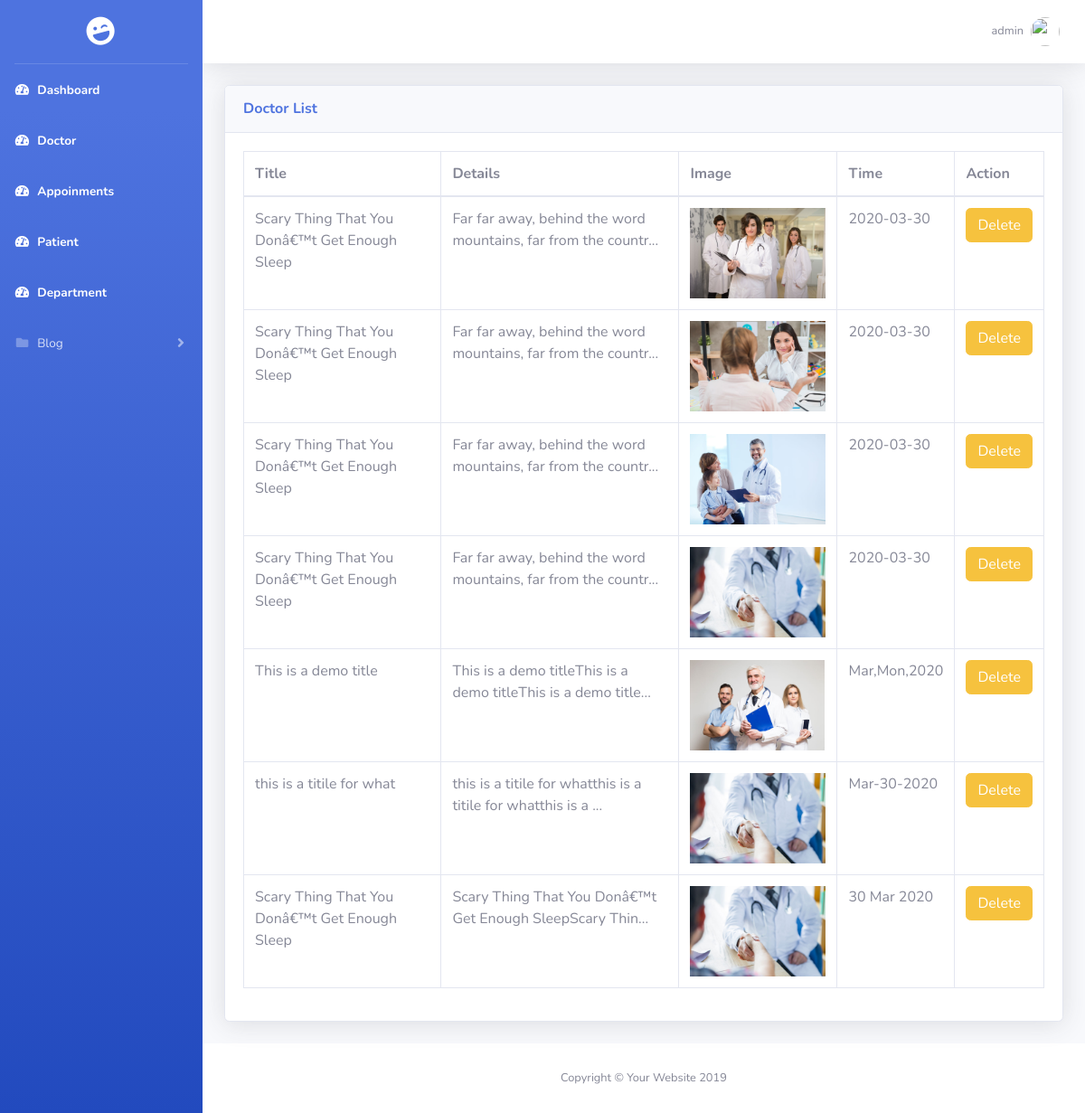
Page /dashboard/showblog.php (signed in) on the committed database.
### tables this page shows
CREATE TABLE `blog` (
  `id` int(11) NOT NULL,
  `title` varchar(100) NOT NULL,
  `details` text NOT NULL,
  `image` varchar(100) NOT NULL,
  `time` varchar(20) NOT NULL
);

### dashboard/showblog.php (the view, shortened to what this page needs)
<?php include "part/header.php"; ?>
<div class="container-fluid">
  <div class="card shadow mb-4">
            <div class="card-header py-3">
              <h6 class="m-0 font-weight-bold text-primary">Doctor List</h6>
            </div>
            <div class="card-body">
              <div class="table-responsive">
                <table class="table table-bordered" id="dataTable" width="100%" cellspacing="0">
                  <thead>
                    <tr>
                      <th>Title</th>
                      <th>Details</th>
                      <th>Image</th>
                      <th>Time</th>
                      <th>Action</th>
                    </tr>
                  </thead>
                  <tbody>
     <?php
     $query = "SELECT * FROM blog";
     $qres = mysqli_query($conn, $query);
     if($qres){
         while($res = $qres->fetch_assoc()){ ?>
                    <tr>
                      <td><?php echo $res['title'] ?></td>
                      <td><?php echo substr_replace($res['details'], "...", 60);
                      ?></td>
                      <td><img height="100" src="<?php echo $res['image'] ?>" alt=""></td>
                      <td><?php echo $res['time'] ?></td>
                      <td><a href="?deact=<?php echo $res['id'] ?>" class="btn btn-warning text-white">Delete</a>
                   </td>
                    </tr>
                  <?php
         }}
                  ?>
                    </tbody>
                </table>
              </div>
            </div>
          </div>
        </div>
        <?php include "part/footer.php" ?>

### rows in the picture
blog: title "Scary Thing That You Donâ€™t Get Enough Sleep", details "Far far away, behind the word mountains, far from the countr...", image (picture), time "2020-03-30"
blog: title "Scary Thing That You Donâ€™t Get Enough Sleep", details "Far far away, behind the word mountains, far from the countr...", image (picture), time "2020-03-30"
blog: title "Scary Thing That You Donâ€™t Get Enough Sleep", details "Far far away, behind the word mountains, far from the countr...", image (picture), time "2020-03-30"
blog: title "Scary Thing That You Donâ€™t Get Enough Sleep", details "Far far away, behind the word mountains, far from the countr...", image (picture), time "2020-03-30"
blog: title "This is a demo title", details "This is a demo titleThis is a demo titleThis is a demo title...", image (picture), time "Mar,Mon,2020"
blog: title "this is a titile for what", details "this is a titile for whatthis is a titile for whatthis is a ...", image (picture), time "Mar-30-2020"
blog: title "Scary Thing That You Donâ€™t Get Enough Sleep", details "Scary Thing That You Donâ€™t Get Enough SleepScary Thin...", image (picture), time "30 Mar 2020"

### other values in the picture
$_SESSION["admin"] "admin"
